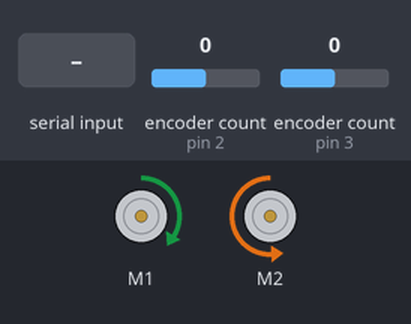
Recording of a sketch running on a simulated Arduino Uno, built with avr-gcc and run on an emulated ATmega328P. Shown: 2 × DC motor (green arrow = forward, orange = backward, longer = faster). The test bench sets the inputs (shaded band); at power-on: encoder count (sensors on pin 2, pin 3) 0. What the sketch prints to the serial monitor is not drawn.

Above: at 1.2 s.
1.3 s: encoder count (sensor on pin 2) set to -1
4.3 s: encoder count (sensor on pin 3) set to 1
7.3 s: "r" received over Serial
Timing chart, 0 to 10.3 s (numbered marks = the images above; inputs shaded):
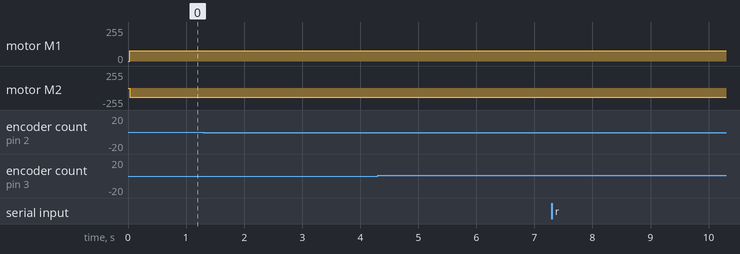

Measured:
- after the input at 1.3 s, every drawn part: stays the same
- after the input at 4.3 s, every drawn part: stays the same
- after the input at 7.3 s, every drawn part: stays the same

The sketch:

demo2_Framework_4_12_21.ino
```cpp
// Logan Meyer, Thomas Klinedinst    EENG 350    Demo 2
// This file shows the framework for the final code which will be implemented in Demo 2. It is not designed to run in its current state.

//arduino running as a fsm.
// lowercase variables are data that pi gives though arduino can modify, ie set to 0.  upperacase are variables that arduino gives
// 0: Initialized and starts spinning 180 degrees to one direction. ifDetectedAruco = false;  ifaccuratereading = false; ifaccurateangle = false; angletospin = 0;  ifdistancefound = false; distancetogo = 0;
// 0: If detected aruco robot stops. ifDetectedAruco = true;
// 1: PI gets more accurate reading.  ifaccurateangle = true; angletospin = bits of angle not sure;
// 2: Arduino spins back to correct angle then goes to state 3;
// 3: PI reads distance to aruco and passes ifdistancefound = true; distancetogo = distance to go not sure;
// 4: Arduino goes to aruco and once reaches aruco goes to state 4;
// 5: at the marker.
// *Note for setting up the  PI on a fsm simply pass pass the value of switch somewhere through to the pi.

//not sure about this but just thinking I don't think we can’t do that thing where we just pass the aruco for the final demo, because there is the possibility of 2 or more arucos in frame and unsure of angle, not sure about this though
// if we do it like the exmaple it ensures that there is never more then one aruco code in frame at any one time.

#include <Encoder.h>
#include <DualMC33926MotorShield.h>
#include <Wire.h>

#define demo              2 // WHICH PART OF THE DEMO THE CODE IS FOR
#define diameter          0.5 // Diameter of the wheel, in ft (PRE-TAPE)
#define countsPerRotation 3200
#define motorRPWM         10
#define motorLPWM         9
#define voltageRDir       7   // Direction for Left motor
#define voltageLDir       8   // Direction for Right motor
#define pinD2             4
#define ADDRESS           0x04

Encoder rightWheel(2,5);  // 2 is an interrupt pin (A/ Yellow Right)    ***DON'T USE PIN 1***
Encoder leftWheel(3,6);   // 3 is an interrupt pin (A/ Yellow Left)
DualMC33926MotorShield md;


int state = 3;
int piState = 0;
int motorSpeedL = 0;
int motorSpeedR = 0;
bool loganCSdone;
float angleToSpin; // Angle to spin, in (degrees or rads)
float angleRead = 180;    // Angle taken from the Pi
float distanceToGo; // Needed distance, in feet ***SENT FROM PI, read is redundant
float distanceRead = 0; // Distance from the cam to the marker, in feet
float angularPositionL;
float linearPositionL;
float angularPositionR;
float linearPositionR;
float radPerCount;
float circumference;
float speedR;   // Built-in variable for the speed of the motor (Right), Between -400, 400
float speedL;   // Built-in variable for the speed of the motor (Left), Between -400, 400
float motorVoltageR;
float motorVoltageL;
long oldPositionL = -999; // Included in the basic encoder example code
long oldPositionR = -999;
byte dataFromPi[32];

void setup() {
  circumference = (float) PI * diameter; // Calculates wheel circumference in ft
  radPerCount = (float) 2 * PI / (float) countsPerRotation;
  Wire.begin(ADDRESS);
  Wire.onReceive(receiveData);
  Wire.onRequest(sendData);
  Serial.begin(9600);
  md.init();
}

void loop() {
  //***************************************************************
  //***     Reading Encoders and Calculating Angular Position   ***
  //***************************************************************
  // This section copied from the previous demo
  long newPositionL = leftWheel.read();
  long newPositionR = rightWheel.read();
  if (newPositionL != oldPositionL) {
    if (oldPositionL != -999) {    // Makes sure angularPosition isn't calculated using the initial value for oldPosition
      angularPositionL = angularPositionL + (newPositionL - oldPositionL) * radPerCount; // Calculated based on position diff.
    }                                                                                // to allow for easy reset w/o resetting
    oldPositionL = newPositionL;                                                       // position variables.
  }

  if (newPositionR != oldPositionR) {
    if (oldPositionR != -999) {    // Makes sure angularPosition isn't calculated using the initial value for oldPosition
      angularPositionR = angularPositionR + (newPositionR - oldPositionR) * radPerCount; // Calculated based on position diff.
    }                                                                                    // to allow for easy reset w/o resetting
    oldPositionR = newPositionR;                                                         // position variables.
  }

   // Mechanism for resetting the positions to zero
  if (Serial.read() == 'r') {
    angularPositionR = 0;
    angularPositionL = 0;
    Serial.println("Reset angular positions");
  }

  // Calculating linear position based on angular positions:
  linearPositionL = -( angularPositionL * circumference / (float) (2*PI) );   // Negative just to account for the proper direction
  linearPositionR = ( angularPositionR * circumference / (float) (2*PI) );

  motorVoltageL = speedL * ( (float) 7 / (float) 400 );   // Carried over from Demo 1
  motorVoltageR = speedR * ( (float) 7 / (float) 400 );

  Serial.print("LinearPositionL: ");
  Serial.print(linearPositionL);
  Serial.print("   motorVoltageL: ");
  Serial.print(motorVoltageL);

  Serial.print(" LinearPositionR: ");
  Serial.print(linearPositionR);
  Serial.print("   motorVoltageR: ");
  Serial.println(motorVoltageR);
//~~~~~~~~~~~~~~~~~~~~~~~~~~~~~~~~~~~~~~~~~~~~~~~~~~~~~~~~~~~~~~~~~~~~~~~~~~~~~~~~~~~~~~~~~~~~~~~~~~~~~~~~~~~~~~~~~~~~~~~~~~~~~~~~~~~~~~~~~~~~~~~~~~~~~~~~~~~~~~~~

/*Jeffery need to get values for each of these here. I assume easiest to bitwise and to isolate and shift >> for each bool.  for each angle i assume similar
ifDetectedAruco = fixme;  //ie (big_32_Byte_Value & 001) >>1)  i assume something like this but not sure how to convert the value from pi to here.
ifaccuratereading = fixme; // Could be replaced by just checking if the array is populated
*****ifaccurateangle = fixme; // For this demo, the same as ifaccuratereading
*****ifdistancefound = fixme;
ifArucoLocalized = fixme; // Signals that the distance/angle have been determined
angletospin = fixme;
distancetogo = fixme;
*/

  switch (state)
  {
    case 0:
        motorSpeedL = 80;
        motorSpeedR = 80;
        //Robot spins slowly until detecting Aruco
        if (piState == 1){
          motorSpeedL = 0;
          motorSpeedR = 0; // Stops motors
          state = 1;
          // send state value to Pi in order to get precise image
        }
        break;

    case 1:
        if(angleRead != 180) {
          distanceToGo = distanceRead / (float) 12;  // 0.9 is distance from the beacon to cam after move
          angleToSpin = PI * (float) angleRead / (float) 180;
          //~~~~~~~~~~~~~~~~~~~~~~~~~~~~~~~~~~~~~~~~~~~~~~~~~~~~~~~~~~~~~~~~~~~~~~~~~~
          // CONTROL SYSTEM FOR TURNING angleToSpin
          //~~~~~~~~~~~~~~~~~~~~~~~~~~~~~~~~~~~~~~~~~~~~~~~~~~~~~~~~~~~~~~~~~~~~~~~~~~
          if (loganCSdone) {
            loganCSdone = false;
            state = 2;
          }
          break;

   case 2:
          //~~~~~~~~~~~~~~~~~~~~~~~~~~~~~~~~~~~~~~~~~~~~~~~~~~~~~~~~~~~~~~~~~~~~~~~~~~
          // CONTROL SYSTEM FOR DRIVING TO distanceToGo
          //~~~~~~~~~~~~~~~~~~~~~~~~~~~~~~~~~~~~~~~~~~~~~~~~~~~~~~~~~~~~~~~~~~~~~~~~~~
           if (loganCSdone) {
            loganCSdone = false;
            state = 3;
          }
          break;

   case 3:
          if (demo == 2) {
            // ~~~~~~~~~~~~~~~~~~~~~~~~~~~~~~~~~~~~~~~~~~~~~~~~~~~~~~
            // CONTROL SYSTEM FOR TURNING 90 deg
            // ~~~~~~~~~~~~~~~~~~~~~~~~~~~~~~~~~~~~~~~~~~~~~~~~~~~~~~
            // ~~~~~~~~~~~~~~~~~~~~~~~~~~~~~~~~~~~~~~~~~~~~~~~~~~~~~~
            // CONTROL SYSTEM FOR TURNING AROUND MARKER
            // ~~~~~~~~~~~~~~~~~~~~~~~~~~~~~~~~~~~~~~~~~~~~~~~~~~~~~~
            motorSpeedL = 120;
            motorSpeedR =  - (float) 1.856*120;

          }
         // state = 4;    // U N C O M M E N T     T H I S      L I N E     Y O U      D I N G U S
        }
        break;

    case 4:
        motorSpeedL = 0;
        motorSpeedR = 0; // Stops motors
        // Doesn't need to update booleans or anything like that since that's automatically
        // done on the Pi side
        break;
  }

    md.setM1Speed(motorSpeedL); // Hardcode to turn at constant speed until detected
    md.setM2Speed(motorSpeedR);

  }

//Callback for receiving data from Pi
void receiveData(int byteCount) {
  int i = 0;
  while (Wire.available()) {
    dataFromPi[i] = Wire.read();
    i++;
  }
  piState = dataFromPi[0];
  angleRead = dataFromPi[1];
  distanceRead = dataFromPi[2];
}

//Callback for sending data to Pi
void sendData() {
  Wire.write(state);
}
```
